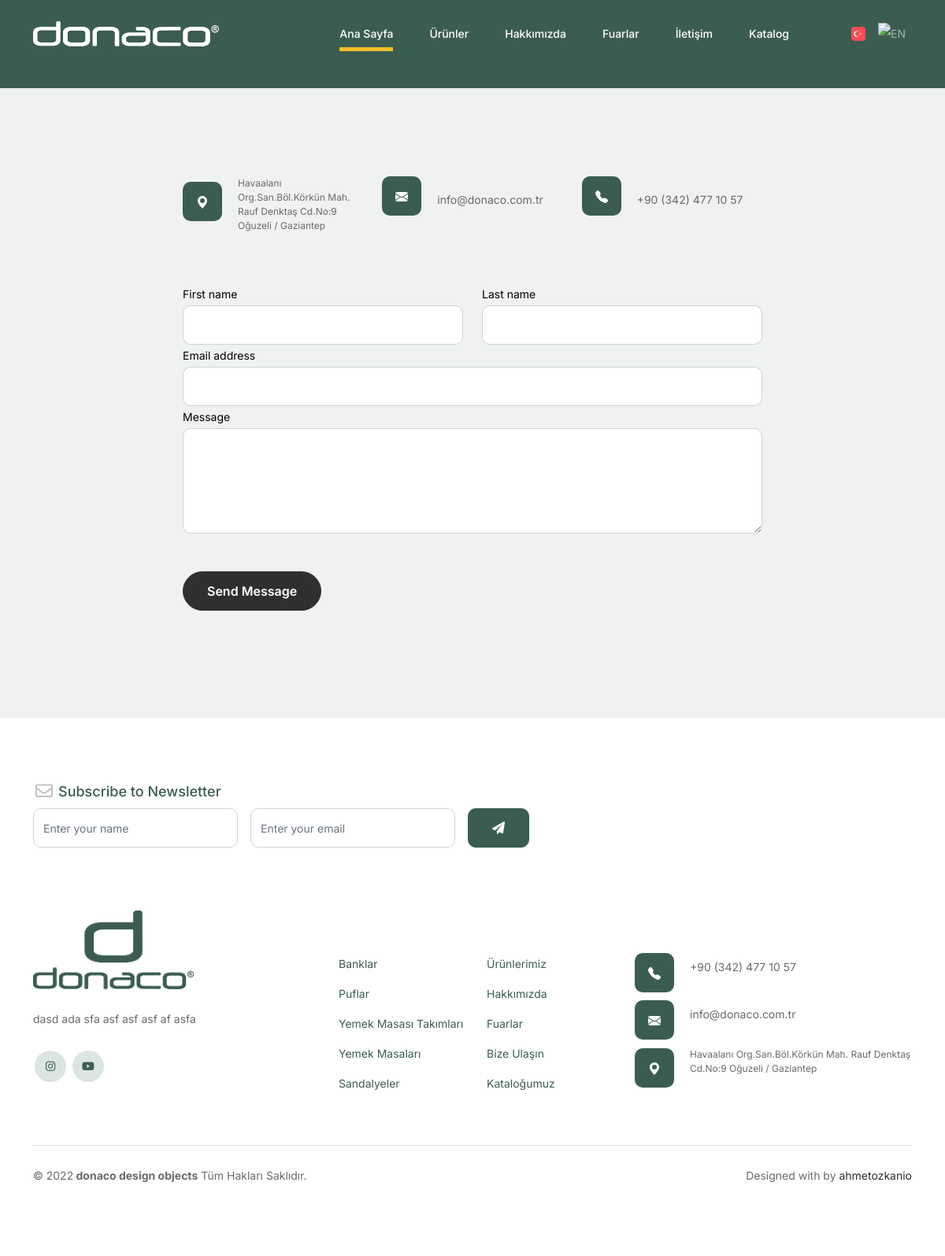
Screenshot of /iletisim with the database file from the repository.
### product/models.py (models this page shows, shortened)
class Category(models.Model):
    name = models.CharField(max_length = 256, null = True)
    slug = models.SlugField(blank =True,null = True, unique=True)

### pages/views.py (the view)
# urls.py: path(_('iletisim'),views.contact,name = "contact" ),
def contact(request):
    return render(request, "contact.html")

### donaco/context_processors.py (called while the page is built)
def context_categories(request):
    return {
        "context_categories": Category.objects.all()
    }

### templates/contact.html (shortened to what this page needs)
{% extends "base.html" %}
{% load static %}
{% load i18n %}
{% block body %}
		<div class="untree_co-section">
            <div class="container">
              <div class="block">
                <div class="row justify-content-center">
                  <div class="col-md-8 col-lg-8 pb-4">
                    <div class="row mb-5">
                      <div class="col-lg-4">
                        <div  class="service no-shadow align-items-center link horizontal d-flex active" data-aos="fade-left" data-aos-delay="0">
                          <div class="service-icon color-1 mb-4">
                            <svg xmlns="http://www.w3.org/2000/svg" width="16" height="16" fill="currentColor" class="bi bi-geo-alt-fill" viewBox="0 0 16 16">
                              <path d="M8 16s6-5.686 6-10A6 6 0 0 0 2 6c0 4.314 6 10 6 10zm0-7a3 3 0 1 1 0-6 3 3 0 0 1 0 6z"/>
                            </svg>
                          </div>
                          <div class="service-contents">
                            <p style="font-size: 12px;">Havaalanı Org.San.Böl.Körkün Mah. Rauf Denktaş Cd.No:9 Oğuzeli / Gaziantep</p>
                          </div>
                        </div>
                      </div>
                      <div class="col-lg-4">
                        <div  class="service no-shadow align-items-center link horizontal d-flex active" data-aos="fade-left" data-aos-delay="0">
                          <div class="service-icon color-1 mb-4">
                          </div>
                          <div class="service-contents">
                            <p>info@donaco.com.tr</p>
                          </div>
                        </div>
                      </div>
                      <div class="col-lg-4">
                        <div  class="service no-shadow align-items-center link horizontal d-flex active" data-aos="fade-left" data-aos-delay="0">
                          <div class="service-icon color-1 mb-4">
                          </div>
                          <div class="service-contents">
                            <p>+90 (342) 477 10 57</p>
                          </div>
                        </div>
                      </div>
                    </div>
                    <form>
                      <div class="row">
                        <div class="col-6">
                          <div class="form-group">
                            <label class="text-black" for="fname">First name</label>
                            <input type="text" class="form-control" id="fname">
                          </div>
                        </div>
                        <div class="col-6">
                          <div class="form-group">
                            <label class="text-black" for="lname">Last name</label>
                            <input type="text" class="form-control" id="lname">
                          </div>
                        </div>
                      </div>
                      <div class="form-group">
                        <label class="text-black" for="email">Email address</label>
                        <input type="email" class="form-control" id="email">
                      </div>
                      <div class="form-group mb-5">
                        <label class="text-black" for="message">Message</label>
                        <textarea name="" class="form-control" id="message" cols="30" rows="5"></textarea>
                      </div>
                      <button type="submit" class="btn btn-primary-hover-outline">Send Message</button>
                    </form>
                  </div>
                </div>
              </div>
            </div>
          </div>
{% endblock body %}

### templates/includes/footer.html (shortened to what this page needs)
{% load static %}
{% load i18n %}
<footer class="footer-section">
	<div class="container relative">
		<div class="row">
			<div class="col-lg-8">
				<div class="subscription-form">
					<h3 class="d-flex align-items-center"><span class="me-1"><img
								src=" {%static 'images/envelope-outline.svg'%}" alt="Image"
								class="img-fluid"></span><span>Subscribe to Newsletter</span></h3>
					<form action="#" class="row g-3">
						<div class="col-auto">
							<input type="text" class="form-control" placeholder="Enter your name">
						</div>
						<div class="col-auto">
							<input type="email" class="form-control" placeholder="Enter your email">
						</div>
						<div class="col-auto">
							<button class="btn btn-primary">
								<span class="fa fa-paper-plane"></span>
							</button>
						</div>
					</form>
				</div>
			</div>
		</div>
		<div class="row g-5 mb-5">
			<div class="col-lg-4">
				<div class="mb-4 footer-logo-wrap"><a href="#" class="footer-logo"> <img
							src=" {%static 'logo/blogo.png'%}" style="height: 100px;" alt="Image" class="img-fluid"></a>
				</div>
				<p class="mb-4">dasd ada sfa asf asf asf af asfa </p>
				<ul class="list-unstyled custom-social">
					<li><a target="_blank" href="https://www.instagram.com/donacomobilya/"><span
								class="fa fa-brands fa-instagram"></span></a></li>
					<li><a target="_blank" href="https://www.youtube.com/channel/UCbGZjYS1mYIpYVctkVm2gOw"><span
								class="fa fa-brands fa-youtube"></span></a></li>
				</ul>
			</div>
			<div class="col-lg-8">
				<div class="row links-wrap">
					<div class="col-6 col-sm-6 col-md-3">
						<ul class="list-unstyled">
							{% for  category in context_categories %}
							<li><a href="{% url 'category_products' category.slug %}" style="color: #3b5d50;">{{category.name}}</a></li>
							{% endfor %}
						</ul>
					</div>
					<div class="col-6 col-sm-6 col-md-3">
						<ul class="list-unstyled">
							<li><a href="{% url 'products' %}" style="color: #3b5d50;">{% trans 'Ürünlerimiz' %}</a></li>
							<li><a href="{% url 'about' %}" style="color: #3b5d50;">{% trans 'Hakkımızda' %}</a></li>
							<li><a href="{% url 'fairs' %}" style="color: #3b5d50;">{% trans 'Fuarlar' %}</a></li>
							<li><a href="{% url 'contact' %}" style="color: #3b5d50;">{% trans 'Bize Ulaşın' %}</a></li>
							<li><a href="{% url 'catalog' %}" style="color: #3b5d50;">{% trans 'Kataloğumuz' %}</a></li>
						</ul>
					</div>
					<div class="col-6 col-sm-6 col-md-6">
						<ul class="list-unstyled ">
							<li>
								<div class="service no-shadow align-items-center link horizontal d-flex active"
									data-aos="fade-left" data-aos-delay="0">
									<div class="service-icon color-1 ">
									</div>
									<div class="service-contents">
										<p>+90 (342) 477 10 57</p>
									</div>
								</div>
							</li>
							<li>
								<div class="service no-shadow align-items-center link horizontal d-flex active"
									data-aos="fade-left" data-aos-delay="0">
									<div class="service-icon color-1 ">
									</div>
									<div class="service-contents">
										<p>info@donaco.com.tr</p>
									</div>
								</div>
							</li>
							<li>
								<div class="service no-shadow align-items-center link horizontal d-flex active"
									data-aos="fade-left" data-aos-delay="0">
									<div class="service-icon color-1">
										<svg xmlns="http://www.w3.org/2000/svg" width="16" height="16"
											fill="currentColor" class="bi bi-geo-alt-fill" viewBox="0 0 16 16">
											<path
												d="M8 16s6-5.686 6-10A6 6 0 0 0 2 6c0 4.314 6 10 6 10zm0-7a3 3 0 1 1 0-6 3 3 0 0 1 0 6z" />
										</svg>
									</div>
									<div class="service-contents">
										<p style="font-size: 12px;">Havaalanı Org.San.Böl.Körkün Mah. Rauf Denktaş
											Cd.No:9
											Oğuzeli / Gaziantep</p>
									</div>
								</div>
							</li>
						</ul>
					</div>
				</div>
			</div>
		</div>
		<div class="border-top copyright">
			<div class="row pt-4">
				<div class="col-lg-6">
					<p class="mb-2 text-center text-lg-start">&copy;
						<script>document.write(new Date().getFullYear());</script><b> donaco design objects</b> {% trans "Tüm Hakları Saklıdır." %}
					</p>
				</div>
				<div class="col-lg-6 text-center text-lg-end">
					Designed
						with by <a  href="https://www.linkedin.com/in/ahmetozkanio/">ahmetozkanio</a>
				</div>
			</div>
		</div>
	</div>
</footer>

### static/css/style.css (style rules this page uses)
body { overflow-x: hidden; position: relative; }
body { font-family: "Inter", sans-serif; font-weight: 400; line-height: 28px; color: #6a6a6a; font-size: 14px; background-color: #eff2f1; }
a { text-decoration: none; -webkit-transition: .3s all ease; -o-transition: .3s all ease; transition: .3s all ease; color: #2f2f2f; text-decoration: underline; }
.btn { font-weight: 600; padding: 12px 30px; border-radius: 30px; color: #ffffff; background: #2f2f2f; border-color: #2f2f2f; }
.btn.btn-primary { background: #3b5d50; border-color: #3b5d50; }
.footer-section { padding: 80px 0; background: #ffffff; }
.footer-section .relative { position: relative; }
.footer-section a { text-decoration: none; color: #2f2f2f; -webkit-transition: .3s all ease; -o-transition: .3s all ease; transition: .3s all ease; }
.footer-section .subscription-form { margin-bottom: 40px; position: relative; z-index: 2; margin-top: 100px; }
@media (min-width: 992px) { .footer-section .subscription-form { margin-top: 0px; margin-bottom: 80px; } }
.footer-section .subscription-form h3 { font-size: 18px; font-weight: 500; color: #3b5d50; }
.footer-section .subscription-form .form-control { height: 50px; border-radius: 10px; font-family: "Inter", sans-serif; }
.footer-section .subscription-form .btn { border-radius: 10px !important; }
.footer-section .links-wrap { margin-top: 0px; }
@media (min-width: 992px) { .footer-section .links-wrap { margin-top: 54px; } }
.footer-section .links-wrap ul li { margin-bottom: 10px; }
.footer-section .footer-logo-wrap .footer-logo { font-size: 32px; font-weight: 500; text-decoration: none; color: #3b5d50; }
.footer-section .custom-social li { margin: 2px; display: inline-block; }
.footer-section .custom-social li a { width: 40px; height: 40px; text-align: center; line-height: 40px; display: inline-block; background: #dce5e4; color: #3b5d50; border-radius: 50%; }
.footer-section .border-top { border-color: #dce5e4; }
.footer-section .border-top.copyright { font-size: 14px !important; }
.untree_co-section { padding: 7rem 0; }
.form-control { height: 50px; border-radius: 10px; font-family: "Inter", sans-serif; }
.service { line-height: 1.5; }
.service .service-icon { border-radius: 10px; -webkit-box-flex: 0; -ms-flex: 0 0 50px; flex: 0 0 50px; height: 50px; line-height: 50px; text-align: center; background: #3b5d50; margin-right: 20px; color: #ffffff; }
textarea { height: auto !important; }

### rows the page displays
Category: name "Banklar"
Category: name "Puflar"
Category: name "Yemek Masası Takımları"
Category: name "Yemek Masaları"
Category: name "Sandalyeler"
